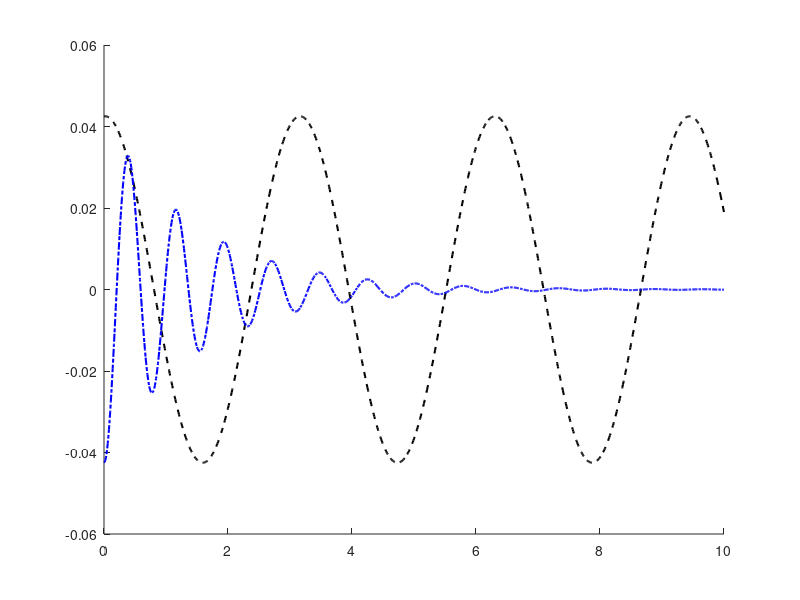

The MATLAB source for this figure:
clear all
close all
clc

%system parameters
%mass
m = 750;
%damping
c = 1000;
%spring stiffness
k = 50000;
%simulation time
time_span = [0:0.01:10];
%natural eigenfrequency
omega_n = sqrt(k/m);
%frequency of the system/frequency of the harmonic force
omega = 2;
%magnitude of the harmonic force
force = 2000;
%critical damping 
c_c = 2*m*omega_n;
%damping ratio
damp_ratio = c/c_c;
%damping coefficient
del = c/(2*m);
%frequency ratio
r = omega/omega_n;
%initial conditions
x_0 = 0;%initial displacement (this is the overall displacement)
%the complimentary (homogeneous) and particular solutions at t=0 will add
%up to make the initial condition position value
x_dot_0 = 0;%initial velocity

%eigenvalues of the system/roots of the characteristic equation of the
%system
lambda = roots([1,2*del,omega_n^2]);

%amplitude/particular solution magnitude
x_max = (force/k)/sqrt((2*damp_ratio*r)^2 + (1-(r)^2)^2);

%phase lag in the displacment wrt the harmonic force
phi = atan(2*damp_ratio*r/(1-(r)^2));

%integration constants in the complimentary solution
c1 = x_0 - x_max*cos(phi) - ((lambda(1)*x_0 - x_dot_0 + x_max*(omega*sin(phi) - lambda(1)*cos(phi)))/(lambda(1) - lambda(2)));
c2 = (lambda(1)*x_0 - x_dot_0 + x_max*(omega*sin(phi) - lambda(1)*cos(phi)))/(lambda(1) - lambda(2));

%complimentary solution
x_t_c = real(c1*exp(lambda(1)*time_span) + c2*exp(lambda(2)*time_span));
v_t_c = real(lambda(1)*c1*exp(lambda(1)*time_span) + lambda(2)*c2*exp(lambda(2)*time_span));

%particular solutionx`  
x_t_p = x_max*cos(omega*time_span - phi);
v_t_p = -omega*x_max*sin(omega*time_span - phi);

%overall solution
x_t = x_t_c + x_t_p;
v_t = v_t_c + v_t_p;

%plotting 
figure(1)
hold on
% plot(time_span,x_t,':','color','r','linewidth',2)
plot(time_span,x_t_p,'--','color','k','linewidth',1.5)
plot(time_span,x_t_c,'-.','color','b','linewidth',1.5)
% legend('Overall Response','Steady State Response (Particular Solution)','Transient Solution (Homogeneous Solution)')
%%
% %initialize figure
% run('initialize_figure.m')
% 
% %draw ground
% hold on
% run('draw_ground.m')
% 
% %draw mass
% run('draw_mass.m')
% 
% %draw spring
% run('draw_spring.m')
% 
% %draw damper
% run('draw_damper.m')
% 
% %draw Coordinate system
% run('draw_cs')
% 
% %drawing excitation arrow
% run('draw_arrow.m')
% 
% %animate the system
% %initialize vectors for the graph
% %these variables are the time dependent variables in the system which
% %change 
% %done to reduce computational times
% %length of the displacement vector
% x_t_length = length(x_t);
% %plot time
% %NaN() represents a vector whose elements are not numbers (all elements are
% %NaN)
% %NaN vector is basically an empty vector which can be filled 
% t_plot = NaN(1,x_t_length);
% x_t_plot = NaN(1,x_t_length);
% v_t_plot = NaN(1,x_t_length);
% 
% %counting variable for each frame
% ct = 1;
% for i = 1:x_t_length
%     cla %clearing the last frame
%     %plotting graph (2nd subplot)
%     %filling the NaN/empty vectors
%     t_plot(i) = time_span(ct);
%     x_t_plot(i) = x_t(ct);
%     v_t_plot(i) = v_t(ct);
%     
%     %setting new values for the displacement graph and the velocity graph
%     %setting new values for the displacement graph
%     set(graph_plot(1),'Parent',axis_graph(1),'XData',t_plot,'YData',x_t_plot)
%     %setting new values for the velocity graph
%     set(graph_plot(2),'Parent',axis_graph(2),'XData',t_plot,'YData',v_t_plot)
%     %since the dsiplacement and velocity is plotted inside the for loop, it
%     %will be a dynamic plot chaging with each loop/or x(t) element/or
%     %second
%     
%     %plotting animation
%     %plotting ground
%     plotcube(axis_ani,dim_g,pos_g,clr_g)
%     %plotting mass
%     %mass has a varying position
%     pos_m = [x_t(ct) 0 0]; 
%     plotcube(axis_ani,dim_m,pos_m,clr_m)
%     
%     %plotting spring
%     %spring head is varying since it is attached to the mass
%     %the new spring_head is given by
%     %initially it may seem normal to not change the spring_head expression
%     %as the pos_m has already changed but do remember the spring_head
%     %calculated initially in the draw_spring script corresdponds to the one
%     %calculated wrt a fixed mass and thus wont be valid
%     %similarly, the X position (x xoordinates of the locus of spring) of
%     %the spring also needs to be rewritten
%     %dont forget to disable the values of x_pos_spring and spring_head
%     %calculated previously 
%     spring_head = x_t(ct) + dim_m(1)/2;
%     x_pos_spring = (phi_s/phi_max)*(spring_head - spring_foot) + spring_foot;
%     plot3(axis_ani,x_pos_spring,y_pos_spring,z_pos_spring,'color','b','linewidth',linewidth)
% 
%     %plot damper
%     damper_head = [x_t(ct) + dim_m(1)/2,yd_offset,0.1];
%     plotdamper(axis_ani,damper_foot,damper_head,stroke_damper_max,yd_offset)
%     
%     %plot Coordinate system
%     %no change in coordinate system
%     plotcs(axis_ani,xar,display_cs,y_csoffset,color_cs,linewidth,fontsize)
%     
%     %plot excitation arrow
%     %position of arrow head
%     arrow_head = [pos_m(1)-dim_m(1)/2,0,0];
%     arrow_foot = [arrow_head(1) - max_length_arrow*cos(omega*time_span(ct)),0,0];
%     plotarrow(axis_ani,arrow_head,arrow_foot,ya_offset,clr_a)
%     
%     %rotating the view
%     %horizontal rotation (azimuth) = 90 degrees, rotation about Z axis
%     %vertical elevation (elevation) = -90 degrees, negative value means it
%     %moves below, positive value means it moves above
%     view(90,-90)
%     
%     %to instruct MATLAB to draw all the above into the figure for every
%     %loop
%     drawnow
%     
%     ct = ct+1;
% end
% 
% 
% 
